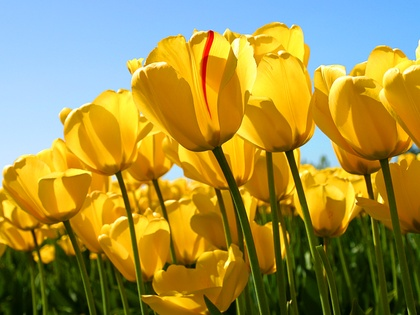
%> input picture 15_gradients/tulips.jpg, 420 x 315 px, shrunk from 1024 x 768 before the run
$ octave prewitt.m   (GNU Octave 9; MATLAB toolbox functions it lacks are replaced by stand-ins)
%> lines starting %> are read from the running program, lines starting %| are printed output that depends on the picture; in (x1, y1, x2, y2) boxes, pixels count from 0 and x2, y2 are one past the last pixel; in counts of white or black regions, pixels touching at a corner belong together; the program's own positions count from 1
clc, clear all, close all;

image = double(rgb2gray(imread('tulips.jpg')));
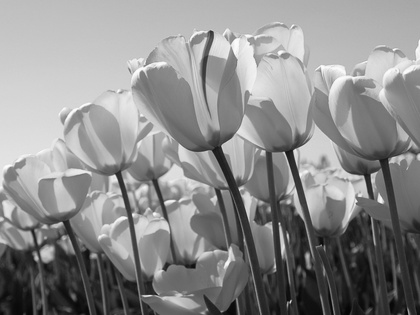
%> image: size 315x420 double; min 4, max 254, mean 140

[rows cols] = size(image);
%> rows = 315; cols = 420
gdx = [1 0 -1; 1 0 -1; 1 0 -1];
gdy = [1 1 1; 0 0 0; -1 -1 -1];

for i = 2:rows - 1
	for j = 2:cols -1
		kernel = image(i-1:i+1,j-1:j+1);
		mgdx(i, j) = abs(sum(sum(kernel .* gdx)));
		mgdy(i, j) = abs(sum(sum(kernel .* gdy)));
	end
end
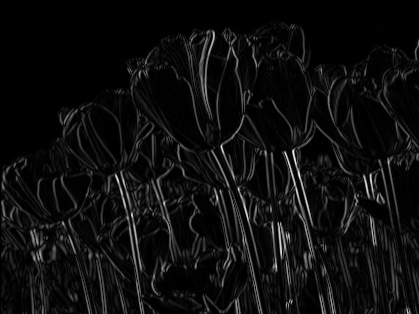
%> mgdx: size 314x419 double; min 0, max 580, mean 32.8; drawn with min black and max white
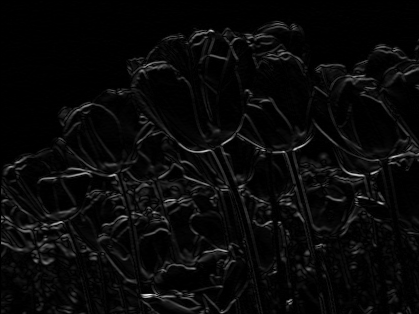
%> mgdy: size 314x419 double; min 0, max 563, mean 21.1; drawn with min black and max white

magnitude = uint8(mgdx + mgdy);
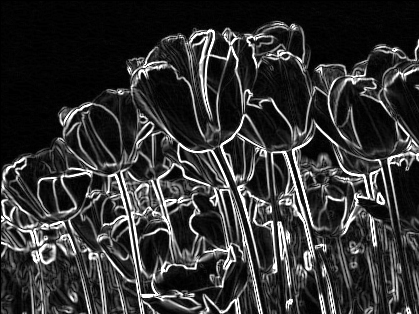
%> magnitude: size 314x419 uint8; min 0, max 255, mean 51

figure, imshow(magnitude), title('Magnitude');
figure, imhist(magnitude), title('Histogram of the magnitude');
%> after `title('Histogram of the magnitude')`:
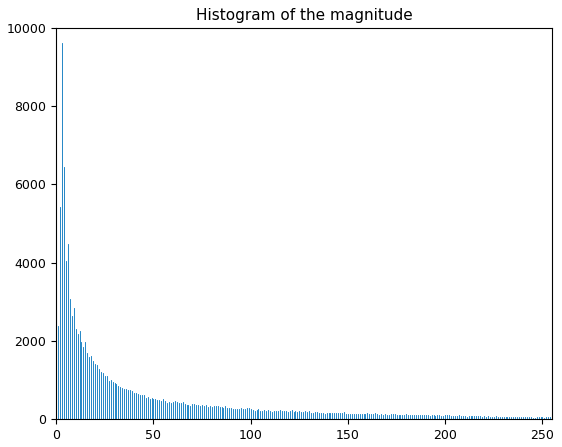
%> figure redrawn from the program's plot data; highest point at x = 3, y = 9612

borders = magnitude > 60;
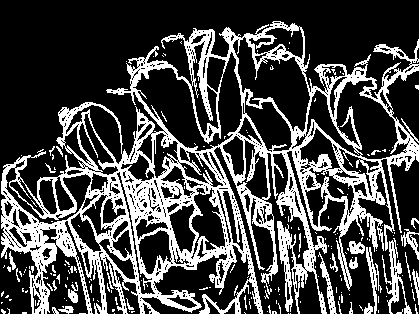
%> borders: size 314x419 logical; 27.8% white; 194 white regions (168 under 20 px), largest, box (x1, y1, x2, y2) and area: (1, 21, 419, 314) 33220, (382, 238, 412, 314) 616, (366, 247, 382, 314) 316

figure, imshow(borders), title('Magnitude Borders');
figure, imshow(edge(image)), title('Use of edge function');

[rows cols] = size(borders);
%> rows = 314; cols = 419

for h = 1:4
	for i = 1:rows - 2
		for j = 1:cols - 2
			if borders(i, j) == 1 && borders(i + 1, j) == 1 && borders(i + 2, j) == 0
				borders(i + 1, j) = 0;
			end

			if borders(i, j) == 1 && borders(i, j + 1) == 1 && borders(i, j + 2) == 0
				borders(i, j + 1) = 0;
			end
		end
	end
end
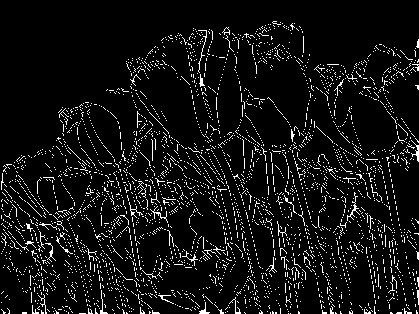
%> borders: size 314x419 logical; 7.1% white in thin lines or dots

figure, imshow(borders), title('Manual Border Reduction');
